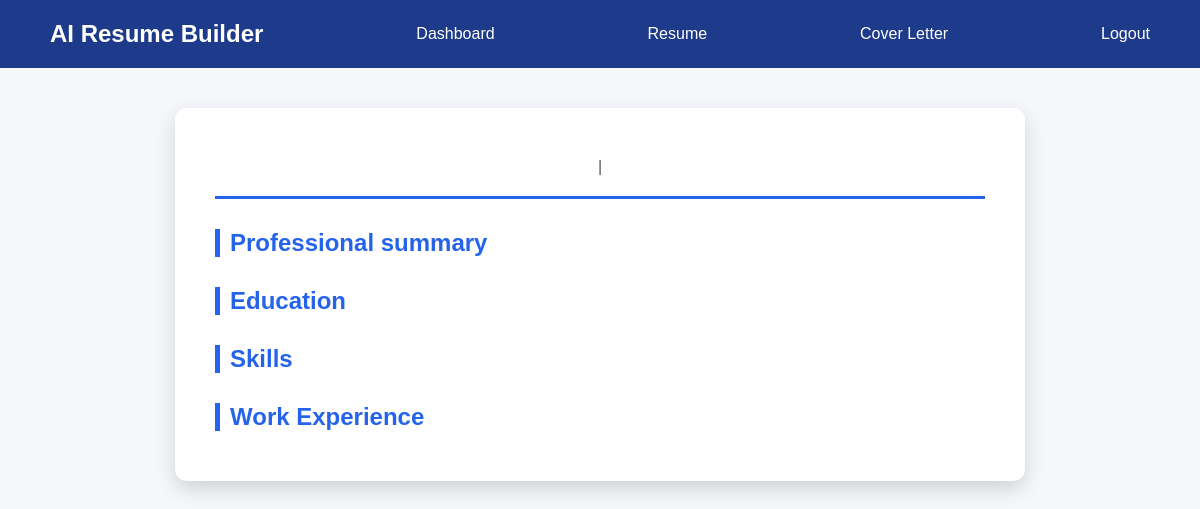
The page /resume/1 (signed in) on the database as committed earlier.
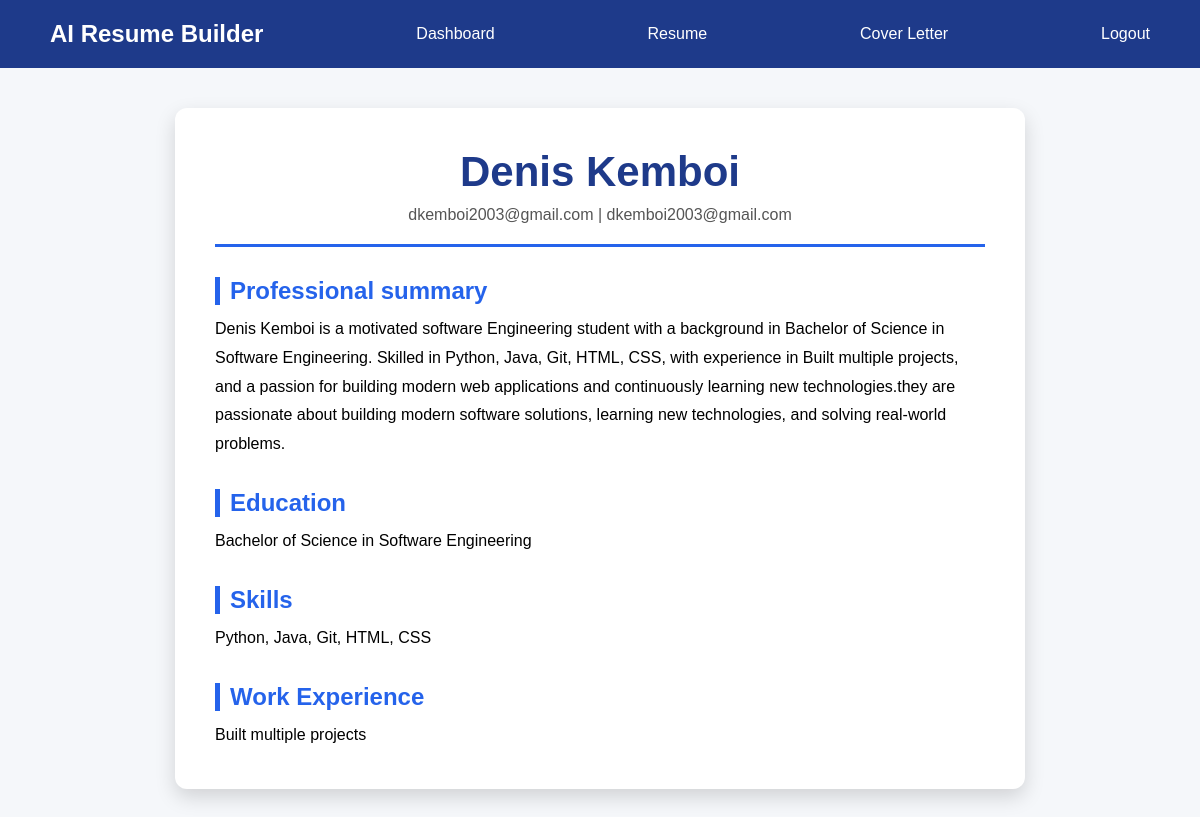
The same page on the database as committed later.
### tables this page shows
CREATE TABLE resumes(
            id INTEGER PRIMARY KEY AUTOINCREMENT,
            user_id INTEGER NOT NULL,
            full_name TEXT,
            email TEXT,
            phone TEXT,
            education TEXT,
            skills TEXT,
            experience TEXT,
            summary TEXT
        );

### app.py (the view)
@app.route("/resume/<int:resume_id>")
def view_resume(resume_id):
    resume = get_resume_by_id(resume_id)
    return render_template(
        "view_resume.html",
        resume = resume
    )

### database/db.py (called while the page is built)
def get_resume_by_id(resume_id):
    conn = sqlite3.connect(DB_PATH)
    cursor = conn.cursor()
    cursor.execute("""
        SELECT *
        FROM resumes
        WHERE id = ?
    """, (resume_id,))
    resume = cursor.fetchone()
    conn.close()
    return resume

### templates/view_resume.html
{% extends "base.html" %}
{% block content %}
<div class="resume-preview">
    <div class="resume-header">
        <h1>{{ resume[2] }}</h1>
        <p>{{ resume[3] }} | {{ resume[3] }}</p>
    </div>
    <div class="resume-section">
        <h2>Professional summary</h2>
        <p>{{ resume[8] }}</p>
    </div>
    <div class="resume-section">
        <h2>Education</h2>
        <p>{{ resume[5] }}</p>
    </div>
    <div class="resume-section">
        <h2>Skills</h2>
        <p> {{ resume[6] }}</p>
    </div>
    <div class="resume-section">
        <h2>Work Experience</h2>
        <p>{{ resume[7] }}</p>
    </div>
</div>
{% endblock %}

### templates/base.html (shortened to what this page needs)
<!DOCTYPE html>
<html lang="en">
<head>
    <link rel="stylesheet"
          href="{{ url_for('static', filename='css/style.css') }}">
</head>
<body>
    <nav>
        <h2>AI Resume Builder</h2>
        {% if session.get("user_id") %}
            <a href="{{ url_for('dashboard') }}">Dashboard</a>
            <a href="{{ url_for('resume') }}">Resume</a>
            <a href="{{ url_for('cover_letter') }}">Cover Letter</a>
            <a href="{{ url_for('logout') }}">Logout</a>
        {% else %}
            <a href="{{ url_for('home') }}">Home</a>
            <a href="{{ url_for('login') }}">Login</a>
            <a href="{{ url_for('register') }}">Register</a>
        {% endif %}
    </nav>
    {% block content %}
    {% endblock %}
</body>
</html>

### static/css/style.css (style rules this page uses)
* { margin : 0; padding: 0; box-sizing: border-box; }
body { font-family: Arial, sans-serif; background-color: #f5f7fa; }
nav { background-color: #1e3a8a; color: white; display: flex; justify-content: space-between; align-items: center; padding: 20px 50px; }
nav a { color: white; text-decoration: none; }
.resume-preview { width: 80%; max-width: 850px; margin: 40px auto; background: white; border-radius: 12px; padding: 40px; box-shadow: 0 8px 20px rgba(0, 0, 0, 0.15); }
.resume-header { text-align: center; border-bottom: 3px solid #2563eb; padding-bottom: 20px; margin-bottom: 30px; }
.resume-header h1 { font-size: 42px; color: #1e3a8a; }
.resume-header p { color: #555; margin-top: 10px; }
.resume-section { margin-top: 30px; }
.resume-section h2 { color: #2563eb; margin-bottom: 10px; border-left: 5px solid #2563eb; padding-left: 10px; }
.resume-section p { line-height: 1.8; }

Rows that differ between the two databases and show on the page:
added resumes: full_name "Denis Kemboi", email "dkemboi2003@gmail.com", summary "Denis Kemboi is a motivated software Engineering student with a background in Bachelor of Science in Software Engineering. Skilled in Python, Java, Git, HTML, CSS, with experience in Built multiple projects, and a passion for building modern web applications and continuously learning new technologies.they are passionate about building modern software solutions, learning new technologies, and solving real-world problems.", education "Bachelor of Science in Software Engineering", skills "Python, Java, Git, HTML, CSS", experience "Built multiple projects"
